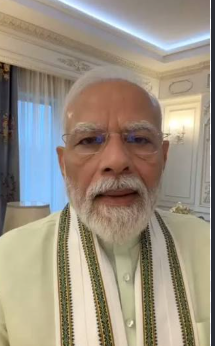
#> input picture samples/test.png, 215 x 346 px
$ python -i robustness_demo.py   (imports and definitions only)
#> lines starting #> are read from the running program, lines starting #| are printed output that depends on the picture
"""
Cropping / resize / compression robustness demo.

Takes a real input image, creates 3 degraded versions of it (cropped,
resized+compressed, and both combined), computes perceptual hashes for
all of them, and shows the Hamming distance to the original -- proving
the pipeline's perceptual-matching approach tolerates these edits far
better than exact pixel/file hashing would.

Optionally (if you pass --live-search), it also re-runs the actual
Step 2 reverse image search on the cropped version to show Google Lens
still finds a genuine match.

Usage:
    python robustness_demo.py samples/your_photo.jpg
    python robustness_demo.py samples/your_photo.jpg --live-search
"""

import sys
import hashlib
from pathlib import Path
from PIL import Image
import imagehash

sys.path.insert(0, str(Path(__file__).parent / "pipeline"))
from reverse_search import compute_phash, hamming_distance, reverse_search


def sha256_of_bytes(data: bytes) -> str:
    return hashlib.sha256(data).hexdigest()


def make_degraded_versions(image_path: str, out_dir: str = "outputs/robustness_demo"):
#> called with image_path = 'samples/test.png', out_dir = 'outputs/robustness_demo'
    image_path = Path(image_path)
    out_dir = Path(out_dir)
    out_dir.mkdir(parents=True, exist_ok=True)

    img = Image.open(image_path).convert("RGB")
    w, h = img.size
#> w = 215; h = 346

    versions = {}

    # 1. Light crop (5% off each edge)
    cropped = img.crop((int(w * 0.05), int(h * 0.05), int(w * 0.95), int(h * 0.95)))
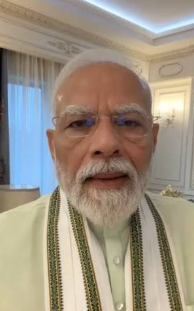
#> cropped: PIL image 194x311 RGB; mean R, G, B 156.3, 145.2, 130
    crop_path = out_dir / "cropped.jpg"
    cropped.save(crop_path, quality=90)
    versions["Lightly cropped (5% each edge)"] = crop_path

    # 2. Resized + heavily compressed
    resized = img.resize((int(w * 0.6), int(h * 0.6)))
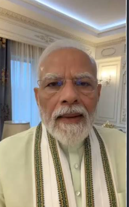
#> resized: PIL image 129x207 RGB; mean R, G, B 154.9, 144.5, 129.3
    resize_path = out_dir / "resized_compressed.jpg"
    resized.save(resize_path, quality=40)
    versions["Resized 60% + compressed (quality=40)"] = resize_path

    # 3. Both combined (worst case)
    combo = img.crop((int(w * 0.08), int(h * 0.08), int(w * 0.92), int(h * 0.92)))
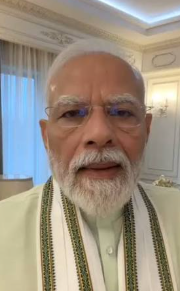
#> combo: PIL image 180x291 RGB; mean R, G, B 155.6, 144.1, 129.4
    combo = combo.resize((int(combo.width * 0.7), int(combo.height * 0.7)))
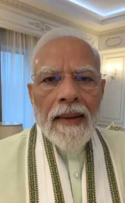
#> combo: PIL image 125x203 RGB; mean R, G, B 155.6, 144.1, 129.4
    combo_path = out_dir / "cropped_and_resized.jpg"
    combo.save(combo_path, quality=50)
    versions["Cropped + resized + compressed"] = combo_path

    return versions


# [51 lines left out: function run_demo, not called in this run]


# [8 lines not run here, left out]

>>> result = make_degraded_versions('samples/test.png')
